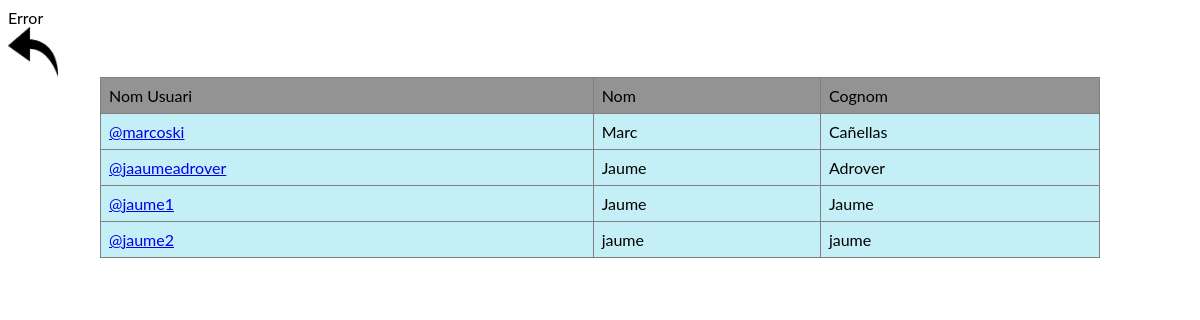
The page /SocialNetwork/html/seguits.php?id=diegofes on the database its author committed.
### tables this page shows
CREATE TABLE `seguidor` (
  `idUsuariSeguidor` varchar(20) DEFAULT NULL,
  `idUsuariSeguit` varchar(20) DEFAULT NULL
);

CREATE TABLE `usuari` (
  `idUsuari` varchar(20) NOT NULL,
  `nom` varchar(15) DEFAULT NULL,
  `cognom` varchar(15) DEFAULT NULL,
  `dataNaixament` date DEFAULT NULL,
  `telefon` varchar(9) DEFAULT NULL,
  `email` varchar(30) DEFAULT NULL,
  `contrasenya` varchar(25) DEFAULT NULL,
  `sexe` enum('home','dona','altres') DEFAULT NULL
);

### SocialNetwork/html/seguits.php (the view, shortened to what this page needs)
<?php
    include "../includes/conection.php";
    $idUsuari=$_GET['id'];
    $string="SELECT idUsuariSeguit FROM Seguidor WHERE idUsuariSeguidor = '" . $idUsuari . "'";
    $consulta=mysqli_query($conexio,$string);
    $count=mysqli_num_rows($consulta);
    ?>
    <div id="back">
        <a href=<?php echo "perfilExtern.php?id=".$idUsuari?>><img src="../images/back.png" width="50"
        height="50" alt="Snow"></a>
    </div>
    <?php
    if ($count>0) {
        ?>
    <div class="container" style="text-align:center;">
        <table border="1" style="margin: 0 auto;">
                <tr>
                <td>Nom Usuari</td>
                <td>Nom</td>
                <td>Cognom</td>
            </tr>
    <?php
        while($row=mysqli_fetch_array($consulta)){
            $string2 = "SELECT idUsuari,nom, cognom FROM Usuari WHERE idUsuari = '" . $row["idUsuariSeguit"] . "'";
            $consulta2 = mysqli_query($conexio,$string2);
            $row2 = mysqli_fetch_array($consulta2);
    ?>
            <tr>
                <?php $cadena="perfilExtern.php?id=" . $row2["idUsuari"]; ?>
                <td><a href=<?php echo $cadena; ?>><?php echo "@" . $row2["idUsuari"]; ?></a></td>
                <td><?php echo $row2["nom"];?></td>
                <td><?php echo $row2["cognom"];?></td>
             </tr>
            <?php
        }
        ?>
        </table>
    </div>
        <?php
    }else{
        echo "Encara no tens seguidors";
    }
        ?>
<html>
</html>

### SocialNetwork/html/seguits.php (style rules this page uses)
.container { max-width: 1000px; margin-left: auto; margin-right: auto; padding-left: 10px; padding-right: 10px; }
table { border-collapse: collapse; width: 100%; }
th, td { text-align: left; padding: 8px; }
tr:nth-child(n) { background-color: #C5EFF6; }
tr:nth-child(1) { background-color: #939393; }

### rows shown on the page
seguidor: idUsuariSeguit.idUsuari "marcoski", idUsuariSeguit.nom "Marc", idUsuariSeguit.cognom "Cañellas"
seguidor: idUsuariSeguit.idUsuari "jaaumeadrover", idUsuariSeguit.nom "Jaume", idUsuariSeguit.cognom "Adrover"
seguidor: idUsuariSeguit.idUsuari "jaume1", idUsuariSeguit.nom "Jaume", idUsuariSeguit.cognom "Jaume"
seguidor: idUsuariSeguit.idUsuari "jaume2", idUsuariSeguit.nom "jaume", idUsuariSeguit.cognom "jaume"
